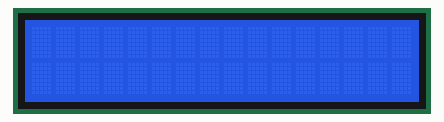
Simulated run of this sketch. Board: Arduino Uno, built with avr-gcc and run on an emulated ATmega328P. Parts: 16×2 character LCD.

Above: at 0.1 s.
At 1.1 s:
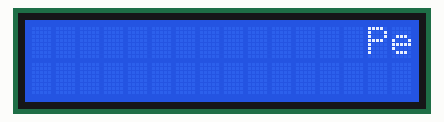
At 1.6 s:
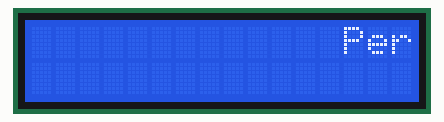
At 3.1 s:
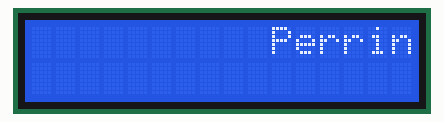
At 8.7 s:
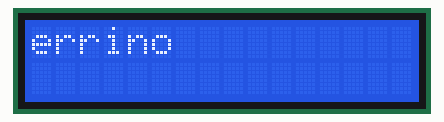
At 12.7 s:
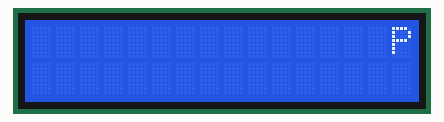

The sketch:

scritta_scorrevole_displayLcd.ino
```cpp
#include <LiquidCrystal.h>
#include <string.h>

const int rs=12, en=11, d0=7, d1=6, d2=5, d3=4;
LiquidCrystal lcd(rs, en, d0, d1, d2, d3);

void setup() {
  lcd.begin(16, 2);
  lcd.clear();
}

String nome="Perrino";
int c=16;
int i=0;

void loop() {
  c=16;
  i=0;
  for(c=16;c>=0;c--){
    if(i<nome.length()){
      lcd.setCursor(c, 0);
      lcd.print(nome);
      delay(500);
      i++;
    }
    else{
      lcd.clear();
      lcd.setCursor(c, 0);
      lcd.print(nome);
      delay(500);
    }
  }
  for(i=1;i<=nome.length();i++){
      lcd.clear();
      lcd.setCursor(0, 0);
      lcd.print(nome.substring(i, nome.length()));
      delay(500);
  }
}
```

Measured:
- by itself, everything shown: repeats every 12.1 s, in 23 steps
- what the display in image 1 shows lasts 0.5 s, from 1.1 s to 1.6 s
